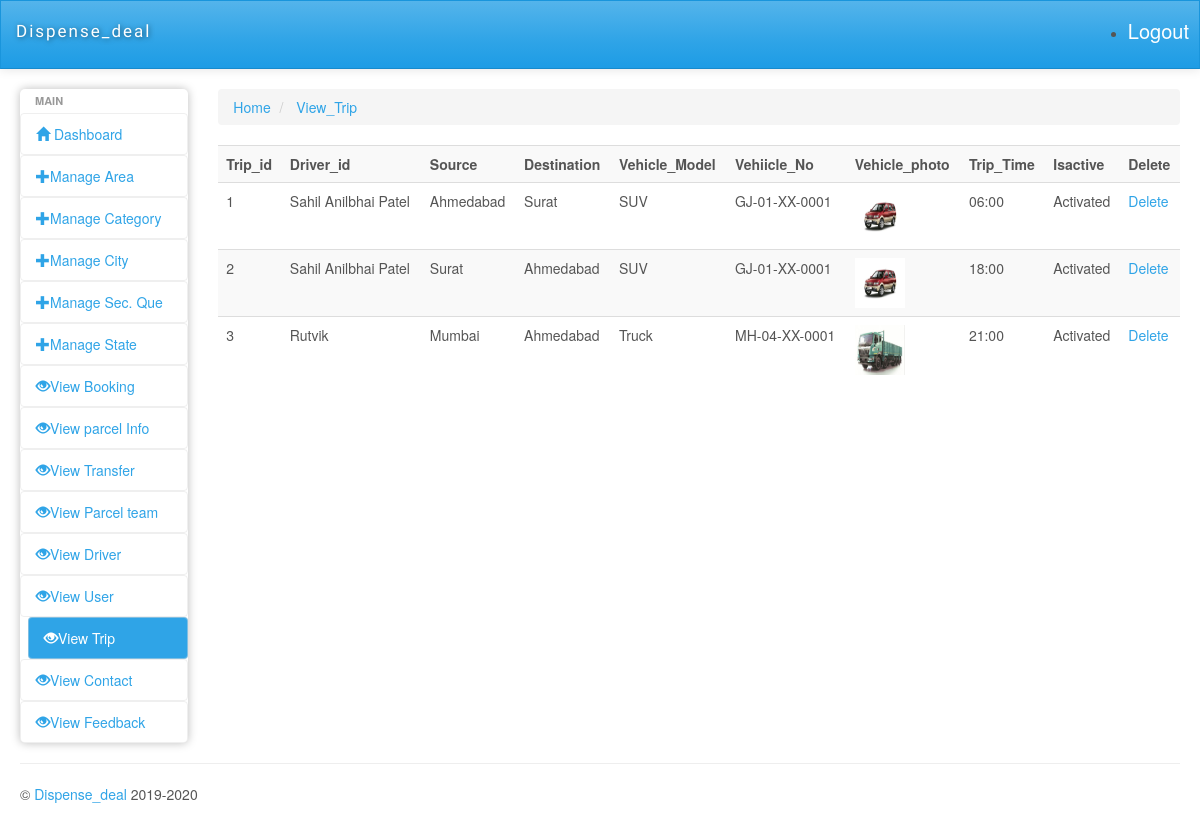
/admin/viewtrip.php, run on the app's committed database.
### tables this page shows
CREATE TABLE `trip` (
  `trip_id` int(11) NOT NULL,
  `d_id` int(11) NOT NULL,
  `source` varchar(100) NOT NULL,
  `destination` varchar(100) NOT NULL,
  `vehicle_model` varchar(100) NOT NULL,
  `vehicle_no` varchar(15) NOT NULL,
  `trip_time` varchar(100) NOT NULL,
  `vehicle_photo` varchar(100) NOT NULL,
  `doi` date NOT NULL,
  `dou` date DEFAULT NULL,
  `isactive` int(11) NOT NULL
);

CREATE TABLE `driver_registration` (
  `d_id` int(11) NOT NULL,
  `d_name` varchar(50) NOT NULL,
  `d_password` varchar(100) NOT NULL,
  `d_phone_no` varchar(16) NOT NULL,
  `d_email` varchar(100) NOT NULL,
  `d_photo` varchar(200) NOT NULL,
  `d_address` varchar(200) NOT NULL,
  `licence` varchar(200) NOT NULL,
  `area_id` int(11) NOT NULL,
  `city_id` int(11) NOT NULL,
  `state_id` int(11) NOT NULL,
  `d_seq_id` int(11) NOT NULL,
  `answer` varchar(100) NOT NULL,
  `Doi` date DEFAULT NULL,
  `Dou` date DEFAULT NULL,
  `permanent` varchar(10) DEFAULT NULL,
  `isactive` tinyint(1) NOT NULL,
  `isapprove` tinyint(1) DEFAULT NULL
);

CREATE TABLE `city` (
  `city_id` int(11) NOT NULL,
  `state_id` int(11) NOT NULL,
  `cname` varchar(200) NOT NULL,
  `Doi` date NOT NULL,
  `Dou` date DEFAULT NULL,
  `isactive` tinyint(1) NOT NULL
);

### admin/viewtrip.php (the view, shortened to what this page needs)
<?php
    require('dbconnect.php');
    $qry = "SELECT * FROM trip";
    $rs = mysqli_query($conn,$qry);
?>
<?php require('header.php'); ?>
<div>
    <ul class="breadcrumb">
        <li>
            <a href="dashboard.php">Home</a>
        </li>
        <li>
            <a href="viewarea.php">View_Trip</a>
        </li>
    </ul>
</div>
<div class="row">
    <div class="col-md-12">
        <div class="table-responsive">
            <table class="table table-striped">
                <tr>
                    <th>Trip_id</th>
                    <th>Driver_id</th>
                    <th>Source</th>
                    <th>Destination</th>
                    <th>Vehicle_Model</th>
                    <th>Vehiicle_No</th>
                    <th>Vehicle_photo</th>
                    <th>Trip_Time</th>
                    <th>Isactive</th>
                    <th>Delete</th>
                </tr>
                <?php
                    if (mysqli_num_rows($rs)>0)
                    {
                        while ($row = mysqli_fetch_assoc($rs))
                        {
                            $tid = $row['trip_id'];
                            $qry1 = "SELECT * FROM trip WHERE trip_id=$tid";
                            $rs1 = mysqli_query($conn,$qry1);
                            $did = $row['d_id'];
                            $qry2 = "SELECT * FROM driver_registration WHERE d_id=$did";
                            $rs2 = mysqli_query($conn,$qry2);
                            $row2=mysqli_fetch_assoc($rs2);
                            $sid = $row['source'];
                            $qry3 = "SELECT * FROM city WHERE city_id=$sid";
                            $rs3=mysqli_query($conn,$qry3);
                            $row3=mysqli_fetch_assoc($rs3);
                            $qry4 = "SELECT * FROM city WHERE city_id='".$row['destination']."'";
                            $rs4=mysqli_query($conn,$qry4);
                            $row4=mysqli_fetch_assoc($rs4);
                ?>
                <tr>
                    <td><?php echo $row['trip_id']; ?></td>
                    <td><?php echo $row2['d_name']; ?></td>
                    <td><?php echo $row3['cname']; ?></td>
                    <td><?php echo $row4['cname']; ?></td>
                    <td><?php echo $row['vehicle_model'];?></td>
                    <td><?php echo $row['vehicle_no'];?></td>
                    <td><img src="../img/vehicle/<?php echo $row['vehicle_photo'];?>" width="50px" height="50px"></td>
                    <td><?php echo $row['trip_time'];?></td>
                    <td>
                        <?php
                            if($row['isactive']!=1){
                                ?>
                                    <a href="trip1.php?id=<?php echo $row['trip_id'];?>">Activate</a>
                                <?php
                            }
                            else{
                                ?>
                                    <p>Activated</p>
                                <?php
                            }
                        ?>
                    </td>
                    <td><a href="deletetrip.php?id=<?php echo $row['trip_id'];?>">Delete</a></td>
                </tr>
                <?php
                        }
                    }
                    else
                    {
                        echo "0 Row Found";
                        exit();
                    }
                ?>
            </table>
        </div>
    </div>
    <div class="col-lg-5 col-md-12 hidden-xs center-text">
        <ins class="adsbygoogle" style="display:inline-block;width:336px;height:280px" data-ad-client="ca-pub-5108790028230107" data-ad-slot="9467443105"></ins>
    </div>
</div>
</div>
</div>
<hr>
<?php require('footer.php'); ?>

### admin/header.php (shortened to what this page needs)
<!DOCTYPE html>
<html lang="en">
<head>
    <link id="bs-css" href="css/bootstrap-cerulean.min.css" rel="stylesheet">
    <link href="css/style.css" rel="stylesheet">
     <link href="style1.css" rel="stylesheet">
    <link href='bower_components/fullcalendar/dist/fullcalendar.css' rel='stylesheet'>
    <link href='bower_components/fullcalendar/dist/fullcalendar.print.css' rel='stylesheet' media='print'>
    <link href='bower_components/chosen/chosen.min.css' rel='stylesheet'>
    <link href='bower_components/colorbox/example3/colorbox.css' rel='stylesheet'>
    <link href='bower_components/responsive-tables/responsive-tables.css' rel='stylesheet'>
    <link href='bower_components/bootstrap-tour/build/css/bootstrap-tour.min.css' rel='stylesheet'>
    <link href='css/jquery.noty.css' rel='stylesheet'>
    <link href='css/noty_theme_default.css' rel='stylesheet'>
    <link href='css/elfinder.min.css' rel='stylesheet'>
    <link href='css/elfinder.theme.css' rel='stylesheet'>
    <link href='css/jquery.iphone.toggle.css' rel='stylesheet'>
    <link href='css/uploadify.css' rel='stylesheet'>
    <link href='css/animate.min.css' rel='stylesheet'>
</head>
<body>
    <div class="navbar navbar-default" role="navigation">
        <div class="navbar-inner">
            <a class="navbar-brand" href="dashboard.php">
                <span>Dispense_deal</span>
            </a>
            <div class="pull-right" style="margin: 10px;">
                <ul style="display: inline-block;">
                    <li>
                        <a href="logout.php" style="display: inline-block;text-decoration:none; color: white; font-size: 20px;">Logout</a>
                    </li>
                </ul>
            </div>
        </div>
    </div>
<div class="ch-container">
    <div class="row">
        <div class="col-sm-2 col-lg-2">
            <div class="sidebar-nav">
                <div class="nav-canvas">
                    <ul class="nav nav-pills nav-stacked main-menu">
                        <li class="nav-header">Main</li>
                        <li><a class="ajax-link" href="dashboard.php"><i class="glyphicon glyphicon-home"></i><span> Dashboard</span></a>
                        </li>
                       <li class="accordion">
                            <a href="#"><i class="glyphicon glyphicon-plus"></i><span>Manage Area</span></a>
                        </li>
                        <li class="accordion">
                            <a href="#"><i class="glyphicon glyphicon-plus"></i><span>Manage Category</span></a>
                        </li>
                        <li class="accordion">
                            <a href="#"><i class="glyphicon glyphicon-plus"></i><span>Manage City</span></a>
                        </li>
                        <li class="accordion">
                            <a href="#"><i class="glyphicon glyphicon-plus"></i><span>Manage Sec. Que</span></a>
                        </li>
                        <li class="accordion">
                            <a href="#"><i class="glyphicon glyphicon-plus"></i><span>Manage State</span></a>
                        </li>
                        <li><a class="ajax-link" href="viewbooking.php"><i class="glyphicon glyphicon-eye-open"></i><span>View Booking</span></a>
                        </li>
                        <li><a class="ajax-link" href="viewparcelinfo.php"><i class="glyphicon glyphicon-eye-open"></i><span>View parcel Info</span></a>
                        </li>
                        <li><a class="ajax-link" href="viewtransfer.php"><i class="glyphicon glyphicon-eye-open"></i><span>View Transfer</span></a></li>
                        <li><a class="ajax-link" href="viewparcelteam.php"><i class="glyphicon glyphicon-eye-open"></i><span>View Parcel team</span></a>
                        </li>
                        <li><a class="ajax-link" href="viewdriver.php"><i class="glyphicon glyphicon-eye-open"></i><span>View Driver</span></a></li>
                        <li><a class="ajax-link" href="viewuser.php"><i class="glyphicon glyphicon-eye-open"></i><span>View User</span></a></li>
                        <li><a class="ajax-link" href="viewtrip.php"><i class="glyphicon glyphicon-eye-open"></i><span>View Trip</span></a>
                        </li>
                         <li><a class="ajax-link" href="viewcontact.php"><i class="glyphicon glyphicon-eye-open"></i><span>View Contact</span></a>
                        <li><a class="ajax-link" href="viewfeedback.php"><i class="glyphicon glyphicon-eye-open"></i><span>View Feedback</span></a>
                        </li>
                        </li>
                    </ul>
                </div>
            </div>
        </div>
        <div id="content" class="col-lg-10 col-sm-10">

### admin/footer.php (shortened to what this page needs)
<footer class="row">
        <p class="col-md-9 col-sm-9 col-xs-12 copyright">&copy; <a href="#" target="_blank">Dispense_deal</a> 2019-2020</p>
</footer>
</div>
</body>
</html>

### admin/css/style.css (style rules this page uses)
.ch-container { padding: 0 15px; }
footer { clear: both; }
.sidebar-nav { min-height: 0; box-shadow: 0 0 10px #BDBDBD; border-radius: 5px; margin-bottom: 0; padding-bottom: 0; max-height: none; }
.navbar-brand { font-family: 'Shojumaru', cursive, Arial, serif; letter-spacing: 2px; text-shadow: 1px 1px 5px rgba(0, 0, 0, 0.5); width: 183px; font-size: 17px; }
.navbar-brand span { float: left; }
.navbar-inner { padding-top: 5px; padding-bottom: 5px; line-height: 30px; height: 60px; }
.pull-right { float: right !important; }
.main-menu > li > a { border: 1px solid rgba(221, 221, 221, 0.46); }
.main-menu > li { margin-top: 0 !important; }
.sidebar-nav .nav-header { display: block; padding: 3px 15px; font-size: 11px; font-weight: bold; line-height: 18px; color: #999999; text-shadow: 0 1px 0 rgba(255, 255, 255, 0.5); text-transform: uppercase; }
.navbar { border-radius: 0; }
ul.main-menu li.active { margin-left: 8px; }
ul.main-menu li:not(.nav-header) { -webkit-transition: .3s; -moz-transition: .3s; -ms-transition: .3s; -o-transition: .3s; transition: .3s; }
.center-text { text-align: center; }
@media only screen and (min-width: 980px) { a, button, input[type=submit], input[type=button], .product-img { -webkit-transition: .5s; -moz-transition: .5s; -ms-transition: .5s; -o-transition: .5s; transition: .5s; } }
@media only screen and (min-width: 980px) { .ch-container { padding: 0 20px; } }

### admin/bower_components/responsive-tables/responsive-tables.css (style rules this page uses)
table th { font-weight: bold; }
table td, table th { padding: 9px 10px; text-align: left; }

### data on the page
trip: trip_id "1", d.d_name "Sahil Anilbhai Patel", city.cname "Ahmedabad", city.cname "Surat", vehicle_model "SUV", vehicle_no "GJ-01-XX-0001", vehicle_photo (picture), trip_time "06:00", isactive "Activated"
trip: trip_id "2", d.d_name "Sahil Anilbhai Patel", city.cname "Surat", city.cname "Ahmedabad", vehicle_model "SUV", vehicle_no "GJ-01-XX-0001", vehicle_photo (picture), trip_time "18:00", isactive "Activated"
trip: trip_id "3", d.d_name "Rutvik", city.cname "Mumbai", city.cname "Ahmedabad", vehicle_model "Truck", vehicle_no "MH-04-XX-0001", vehicle_photo (picture), trip_time "21:00", isactive "Activated"
